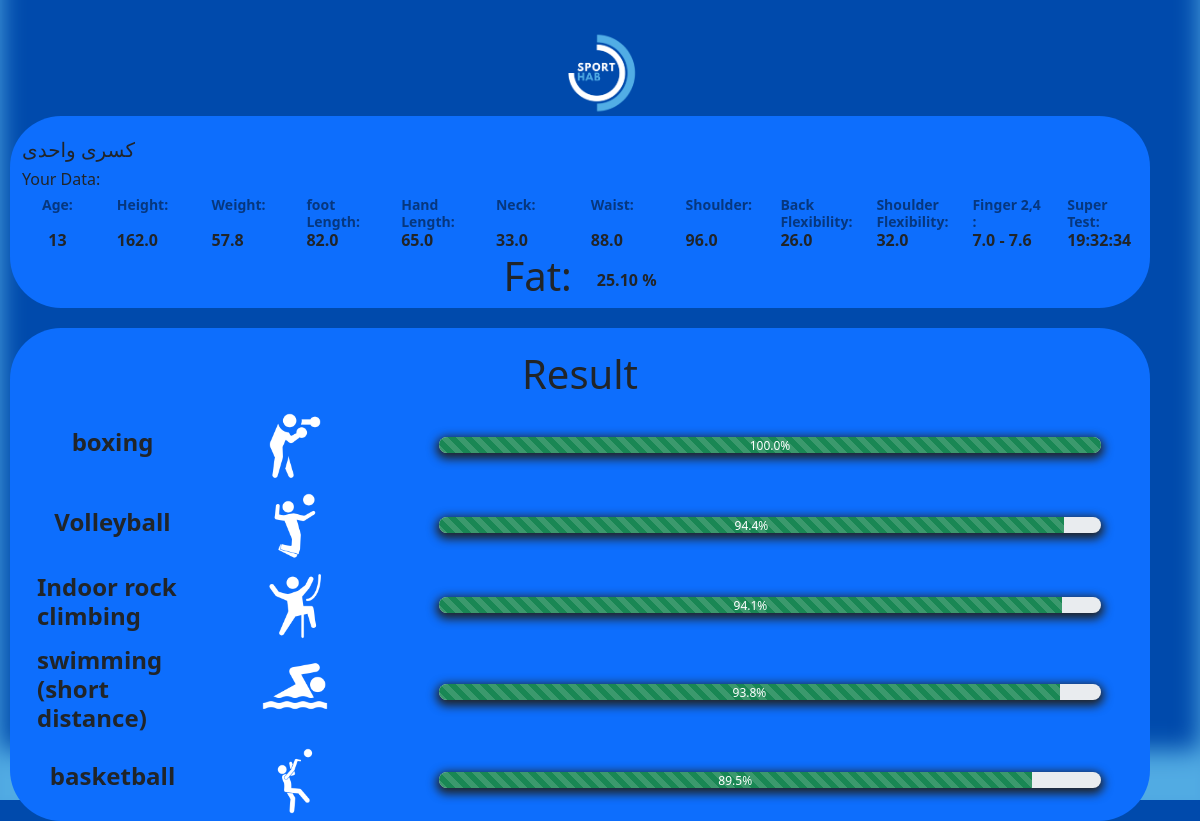
The page /result on the database its author committed.
### sportpredictor/models.py (models this page shows, shortened)
class target(models.Model):
    name = models.CharField(max_length=50,default=target_name_creator)
    GENDER_CHOICES = (
        ('M', 'Male'),
        ('F', 'Female'),
    )
    gender = models.CharField(max_length=1, choices=GENDER_CHOICES, default='M')
    age = models.PositiveIntegerField(default=18)
    nationality = models.CharField(max_length=50,default="Not Associated")
    Location = models.CharField(max_length=50,default="Not Associated")
    e_mail = models.EmailField(null=True, blank=True)
    tel=models.CharField(max_length=12,null=True, blank=True)
    height= models.FloatField(null=True)
    weight = models.FloatField(null=True)
    armspan = models.FloatField(null=True)
    foot_length = models.FloatField(null=True)
    one_hand_length = models.FloatField(null=True)
    shoulder_size = models.FloatField(null=True)
    waist = models.FloatField(null=True)
    neck = models.FloatField(null=True)
    hip = models.FloatField(null=True)
    fat = models.FloatField(null=True)
    back_flexibility = models.FloatField(null=True)
    shoulder_flexibility = models.FloatField(null=True)
    finger_2 = models.FloatField(null=True)
    finger_4 = models.FloatField(null=True)
    super_test_1 = models.PositiveIntegerField(null=True)
    super_test_2 = models.PositiveIntegerField(null=True)
    super_test_3 = models.PositiveIntegerField(null=True)

class sport(models.Model):
    en_name = models.CharField(max_length=50,default="None")
    fa_name = models.CharField(max_length=50,default="None")
    height_to_age= models.PositiveIntegerField(null=True)
    armspan = models.PositiveIntegerField(null=True)
    foot_length_to_age = models.PositiveIntegerField(null=True)
    one_hand_length_to_age = models.PositiveIntegerField(null=True)
    shoulder_size = models.PositiveIntegerField(null=True)
    fat = models.PositiveIntegerField(null=True)
    back_flexibility = models.PositiveIntegerField(null=True)
    shoulder_flexibility = models.PositiveIntegerField(null=True)
    finger_ratio = models.PositiveIntegerField(null=True)
    anaerobic =models.PositiveIntegerField(null=True)
    Lactic_anaerobic=models.PositiveIntegerField(null=True)
    Aerobic=models.PositiveIntegerField(null=True)

### sportpredictor/views.py (the view)
# urls.py: path('result',views.take_result,name="result"),
def take_result(request):
    target_id = request.session.get('target')
    try:
        tr = target.objects.get(pk = target_id)
    except:
        tr = target.objects.get(pk = 3)
    sports_antro_sorted,log =antro_sport_selector(tr)
    sports = [  (sports_antro_sorted[-1][0],round(sports_antro_sorted[-1][1],1),sports_antro_sorted[-1][0]),
                (sports_antro_sorted[-2][0],round(sports_antro_sorted[-2][1],1),sports_antro_sorted[-2][0]),
                (sports_antro_sorted[-3][0],round(sports_antro_sorted[-3][1],1),sports_antro_sorted[-3][0]),
                (sports_antro_sorted[-4][0],round(sports_antro_sorted[-4][1],1),sports_antro_sorted[-4][0]),
                (sports_antro_sorted[-5][0],round(sports_antro_sorted[-5][1],1),sports_antro_sorted[-5][0]),
    ]
    contex ={"tr":tr,
            "sps":sports}
    return render(request,'sportpredictor/result.html',contex)

### sportpredictor/templates/sportpredictor/result.html (shortened to what this page needs)
<!DOCTYPE html>
<html lang="en">
    {% load static %}
<head>
    <link rel="stylesheet" href="{% static 'sportpredictor/assets/bootstrap/css/bootstrap.min.css' %}">
    <link rel="stylesheet" href="{% static 'sportpredictor/assets/css/styles.min.css' %}">
</head>
<body style="background: #004AAC;box-shadow: inset 0px -50px 24px 0px #51abe3;height: 100vh;">
    <div class="container d-flex justify-content-center" style="padding-top: 30px;"><img class="d-flex" src="{% static 'sportpredictor/img/SportHab.png' %}" style="width: 86px;"></div>
    <div class="container" style="border-radius: 51px;background: var(--bs-blue);margin: 0px 10px;max-width: 95vw;padding-top: 22px;">
        <h5>{{tr.name}}</h5>
        <h6>Your Data:</h6>
        <div class="row">
            <div class="col d-block d-lg-flex justify-content-lg-center position-relative inputed_colmn">
                <h6 class="text-start text-black-50 inputed_label">Age:</h6><strong class="d-sm-flex justify-content-sm-center position-absolute inputed_val">{{tr.age}}</strong>
            </div>
            <div class="col position-relative inputed_colmn">
                <h6 class="text-start text-black-50 inputed_label">Height:</h6><strong class="d-block float-none d-sm-flex justify-content-sm-center position-absolute inputed_val">{{tr.height}}</strong>
            </div>
            <div class="col position-relative inputed_colmn">
                <h6 class="text-start text-black-50 inputed_label">Weight:</h6><strong class="d-block float-none d-sm-flex justify-content-sm-center position-absolute inputed_val">{{tr.weight}}</strong>
            </div>
            <div class="col position-relative inputed_colmn">
                <h6 class="text-start text-black-50 inputed_label">foot Length:</h6><strong class="d-block float-none d-sm-flex justify-content-sm-center position-absolute inputed_val">{{tr.foot_length}}</strong>
            </div>
            <div class="col position-relative inputed_colmn">
                <h6 class="text-start text-black-50 inputed_label">Hand Length:</h6><strong class="d-block float-none d-sm-flex justify-content-sm-center position-absolute inputed_val">{{tr.one_hand_length}}</strong>
            </div>
            <div class="col position-relative inputed_colmn">
                <h6 class="text-start text-black-50 inputed_label">Neck:</h6><strong class="d-block float-none d-sm-flex justify-content-sm-center position-absolute inputed_val">{{tr.neck}}</strong>
            </div>
            <div class="col position-relative inputed_colmn">
                <h6 class="text-start text-black-50 inputed_label">Waist:</h6><strong class="d-block float-none d-sm-flex justify-content-sm-center position-absolute inputed_val">{{tr.waist}}</strong>
            </div>
            <div class="col position-relative inputed_colmn">
                <h6 class="text-start text-black-50 inputed_label">Shoulder:</h6><strong class="d-block float-none d-sm-flex justify-content-sm-center position-absolute inputed_val">{{tr.shoulder_size}}</strong>
            </div>
            <div class="col position-relative inputed_colmn">
                <h6 class="text-start text-black-50 inputed_label">Back Flexibility:</h6><strong class="d-block float-none d-sm-flex justify-content-sm-center position-absolute inputed_val">{{tr.back_flexibility}}</strong>
            </div>
            <div class="col position-relative inputed_colmn">
                <h6 class="text-start text-black-50 inputed_label">Shoulder Flexibility:</h6><strong class="d-block float-none d-sm-flex justify-content-sm-center position-absolute inputed_val">{{tr.shoulder_flexibility}}</strong>
            </div>
            <div class="col position-relative inputed_colmn">
                <h6 class="text-start text-black-50 inputed_label">Finger 2,4 :</h6><strong class="d-block float-none d-sm-flex justify-content-sm-center position-absolute inputed_val">{{tr.finger_2}} - {{tr.finger_4}}</strong>
            </div>
            <div class="col position-relative inputed_colmn">
                <h6 class="text-start text-black-50 inputed_label">Super Test:</h6><strong class="d-block float-none d-sm-flex justify-content-sm-center position-absolute inputed_val">{{tr.super_test_1}}:{{tr.super_test_2}}:{{tr.super_test_3}}</strong>
            </div>
        </div>
        <div class="row">
            <div class="col d-flex d-lg-flex justify-content-center justify-content-lg-center align-items-lg-center">
                <div class="d-lg-flex justify-content-lg-center align-items-lg-center">
                    <h1 class="d-inline-block">Fat:</h1><strong class="d-inline-block" style="padding-left: 25px;">{{tr.fat|floatformat:2}} %</strong>
                </div>
            </div>
        </div>
    </div>
    <div class="container" style="border-radius: 51px;background: var(--bs-blue);margin: 20px 10px;max-width: 95vw;padding-top: 22px;">
        <div class="row">
            <div class="col d-flex justify-content-center">
                <h1>Result</h1>
            </div>
        </div>
        <div class="row">
            <div class="col">
                <div class="row">
                    <div class="col">
                        <div class="row d-sm-flex justify-content-sm-center">
                            <div class="col d-flex justify-content-center align-items-center justify-content-sm-center">
                                <h1 class="d-inline-block sp_name" style="margin-left: 15px;">{{sps.0.0}}</h1>
                            </div>
                            <div class="col d-flex d-md-flex justify-content-center justify-content-md-center"><img class="d-inline-block sp_img" src="{% static 'sportpredictor/img/sports/'|add:sps.0.2|add:'.png'  %}"></div>
                            <div class="col-sm-8 d-flex justify-content-center align-items-md-center align-items-xl-center" style="margin-top: 8px;margin-bottom: 10px;">
                                <div class="progress d-inline-block" style="width: 90%;box-shadow: 0px 3px 10px 3px;border-radius: 20px;">
                                    <div class="progress-bar bg-success progress-bar-striped progress-bar-animated" aria-valuenow="50" aria-valuemin="0" aria-valuemax="100" style="width: {{sps.0.1}}%;">{{sps.0.1}}%</div>
                                </div>
                            </div>
                        </div>
                    </div>
                </div>
            </div>
        </div>
        <div class="row">
            <div class="col">
                <div class="row">
                    <div class="col">
                        <div class="row d-sm-flex justify-content-sm-center">
                            <div class="col d-flex justify-content-center align-items-center justify-content-sm-center">
                                <h1 class="d-inline-block sp_name" style="margin-left: 15px;">{{sps.1.0}}</h1>
                            </div>
                            <div class="col d-flex d-md-flex justify-content-center justify-content-md-center"><img class="d-inline-block sp_img" src="{% static 'sportpredictor/img/sports/'|add:sps.1.2|add:'.png'  %}"></div>
                            <div class="col-sm-8 d-flex justify-content-center align-items-md-center align-items-xl-center" style="margin-top: 8px;margin-bottom: 10px;">
                                <div class="progress d-inline-block" style="width: 90%;box-shadow: 0px 3px 10px 3px;border-radius: 20px;">
                                    <div class="progress-bar bg-success progress-bar-striped progress-bar-animated" aria-valuenow="50" aria-valuemin="0" aria-valuemax="100" style="width: {{sps.1.1}}%;">{{sps.1.1}}%</div>
                                </div>
                            </div>
                        </div>
                    </div>
                </div>
            </div>
        </div>
        <div class="row">
            <div class="col">
                <div class="row">
                    <div class="col">
                        <div class="row d-sm-flex justify-content-sm-center">
                            <div class="col d-flex justify-content-center align-items-center justify-content-sm-center">
                                <h1 class="d-inline-block sp_name" style="margin-left: 15px;">{{sps.2.0}}</h1>
                            </div>
                            <div class="col d-flex d-md-flex justify-content-center justify-content-md-center"><img class="d-inline-block sp_img" src="{% static 'sportpredictor/img/sports/'|add:sps.2.2|add:'.png'  %}"></div>
                            <div class="col-sm-8 d-flex justify-content-center align-items-md-center align-items-xl-center" style="margin-top: 8px;margin-bottom: 10px;">
                                <div class="progress d-inline-block" style="width: 90%;box-shadow: 0px 3px 10px 3px;border-radius: 20px;">
                                    <div class="progress-bar bg-success progress-bar-striped progress-bar-animated" aria-valuenow="50" aria-valuemin="0" aria-valuemax="100" style="width: {{sps.2.1}}%;">{{sps.2.1}}%</div>
                                </div>
                            </div>
                        </div>
                    </div>
                </div>
            </div>
        </div>
        <div class="row">
            <div class="col">
                <div class="row">
                    <div class="col">
                        <div class="row d-sm-flex justify-content-sm-center">
                            <div class="col d-flex justify-content-center align-items-center justify-content-sm-center">
                                <h1 class="d-inline-block sp_name" style="margin-left: 15px;">{{sps.3.0}}</h1>
                            </div>
                            <div class="col d-flex d-md-flex justify-content-center justify-content-md-center"><img class="d-inline-block sp_img"  src="{% static 'sportpredictor/img/sports/'|add:sps.3.2|add:'.png'  %}"></div>
                            <div class="col-sm-8 d-flex justify-content-center align-items-md-center align-items-xl-center" style="margin-top: 8px;margin-bottom: 10px;">
                                <div class="progress d-inline-block" style="width: 90%;box-shadow: 0px 3px 10px 3px;border-radius: 20px;">
                                    <div class="progress-bar bg-success progress-bar-striped progress-bar-animated" aria-valuenow="50" aria-valuemin="0" aria-valuemax="100" style="width: {{sps.3.1}}%;">{{sps.3.1}}%</div>
                                </div>
                            </div>
                        </div>
                    </div>
                </div>
            </div>
        </div>
        <div class="row">
            <div class="col">
                <div class="row">
                    <div class="col">
                        <div class="row d-sm-flex justify-content-sm-center">
                            <div class="col d-flex justify-content-center align-items-center justify-content-sm-center">
                                <h1 class="d-inline-block sp_name" style="margin-left: 15px;">{{sps.4.0}}</h1>
                            </div>
                            <div class="col d-flex d-md-flex justify-content-center justify-content-md-center"><img class="d-inline-block sp_img" src="{% static 'sportpredictor/img/sports/'|add:sps.4.2|add:'.png'  %}"></div>
                            <div class="col-sm-8 d-flex justify-content-center align-items-md-center align-items-xl-center" style="margin-top: 8px;margin-bottom: 10px;">
                                <div class="progress d-inline-block" style="width: 90%;box-shadow: 0px 3px 10px 3px;border-radius: 20px;">
                                    <div class="progress-bar bg-success progress-bar-striped progress-bar-animated" aria-valuenow="50" aria-valuemin="0" aria-valuemax="100" style="width: {{sps.4.1}}%;">{{sps.4.1}}%</div>
                                </div>
                            </div>
                        </div>
                    </div>
                </div>
            </div>
        </div>
    </div>
</body>
</html>

### rows shown on the page
target: name "کسری واحدی", age "13", height "162.0", weight "57.8", foot_length "82.0", one_hand_length "65.0", neck "33.0", waist "88.0", shoulder_size "96.0", back_flexibility "26.0", shoulder_flexibility "32.0", finger_2 "7.0", finger_4 "7.6", super_test_1 "19", super_test_2 "32", super_test_3 "34", fat "25.10"
sport: en_name "boxing"
sport: en_name "Volleyball"
sport: en_name "Indoor rock climbing"
sport: en_name "swimming (short distance)"
sport: en_name "basketball"

### other values the page prints
{{ sps.0.1 }} "100.0"
{{ sps.1.1 }} "94.4"
{{ sps.2.1 }} "94.1"
{{ sps.3.1 }} "93.8"
{{ sps.4.1 }} "89.5"
